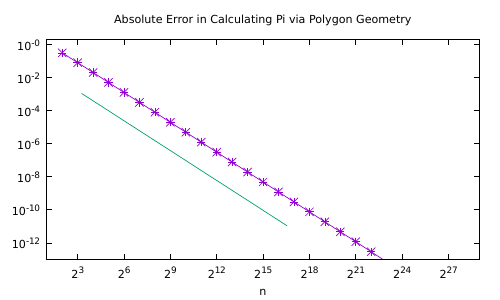

Recreate this plot in gnuplot.
set terminal pdf
set output 'pi-poly-u.pdf'

set logscale x 2
set format x ""
set xtics ( "2^3" 8., "2^6" 64., "2^9" 512., "2^{12}" 4096., \
           "2^{15}" 32768., "2^{18}" 262144., "2^{21}" 2097152., \
           "2^{24}" 16777216., "2^{27}" 134217728.)

set logscale y 10
set format y ""
set ytics ( "10^{-14}" 1e-14, "10^{-12}" 1e-12, "10^{-10}" 1e-10, "10^{-8}" 1.e-8, "10^{-6}" 1e-6, \
            "10^{-4}" 1.e-4, "10^{-2}" 1e-2, "10^{-0}" 1)

set mxtics
set mytics

set title 'Absolute Error in Calculating Pi via Polygon Geometry'
set xlabel 'n'
#set ylabel '$\left| p_n - \pi \right|$' offset 5,0


unset key

#p [2:] [1e-13:2] "pi-poly-u.res" u ($2):(abs($5)) w lp pt 3, \
#              "pi-poly-s.res" u ($2):(abs($5)) w lp pt 4, \
#             (x>8?(x<100000.?0.1/(x*x):1/0):1/0) w l

p [2:] [1e-13:2] "pi-poly-u.res" u ($2):(abs($5)) w lp pt 3, \
             (x>8?(x<100000.?0.1/(x*x):1/0):1/0) w l


